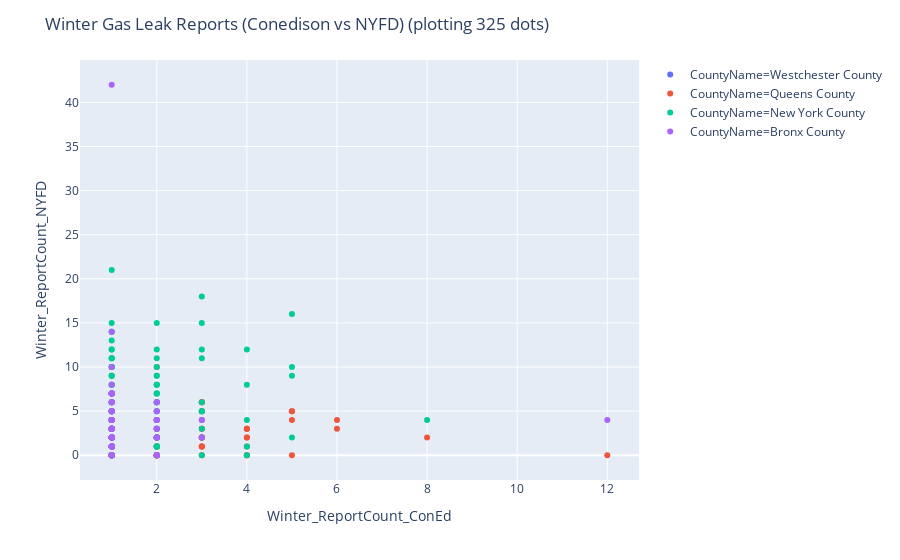

Notebook code cell kept with this figure:
### Code cell
print("------------------------ SHOWING THE SAME SCATTER PLOT ( interactive ) ------------------------")
titleStr  = "Winter Gas Leak Reports (Conedison vs NYFD) (plotting "+str(len(seasonalDF))+" dots)"
fig = px.scatter(seasonalDF, x="Winter_ReportCount_ConEd", y="Winter_ReportCount_NYFD", color="CountyName", hover_data=['Geoid', "CensusTract", "CountyName" ])
fig.update_layout(title=titleStr)
fig.show()

### Figure 1 — Plotly figure (JSON) as saved in the notebook; plotly's stock layout.template omitted (floating-point values rounded to 4 significant figures; data arrays with more than 128 entries replaced by an {"elided": "..."} marker saying what was removed)
{"data": [{"customdata": [[36119001502, 15.02, "Westchester County"], [36119010300, 103, "Westchester County"]], "hoverlabel": {"namelength": 0}, "hovertemplate": "CountyName=%{customdata[2]}<br>Winter_ReportCount_ConEd=%{x}<br>Winter_ReportCount_NYFD=%{y}<br>Geoid=%{customdata[0]}<br>CensusTract=%{customdata[1]}", "legendgroup": "CountyName=Westchester County", "marker": {"color": "#636efa", "symbol": "circle"}, "mode": "markers", "name": "CountyName=Westchester County", "showlegend": true, "type": "scatter", "x": [2, 2], "xaxis": "x", "y": [0, 0], "yaxis": "y"}, {"customdata": {"elided": "113x3 mixed values"}, "hoverlabel": {"namelength": 0}, "hovertemplate": "CountyName=%{customdata[2]}<br>Winter_ReportCount_ConEd=%{x}<br>Winter_ReportCount_NYFD=%{y}<br>Geoid=%{customdata[0]}<br>CensusTract=%{customdata[1]}", "legendgroup": "CountyName=Queens County", "marker": {"color": "#EF553B", "symbol": "circle"}, "mode": "markers", "name": "CountyName=Queens County", "showlegend": true, "type": "scatter", "x": [3, 2, 1, 4, 1, 4, 1, 6, 2, 1, 8, 1, 1, 2, 3, 1, 2, 1, 3, 4, 1, 2, 6, 2, 3, 3, 2, 5, 1, 5, 12, 2, 2, 1, 3, 2, 3, 2, 1, 2, 3, 4, 4, 3, 3, 2, 2, 2, 1, 1, 1, 1, 1, 1, 4, 2, 1, 1, 1, 2, 1, 1, 2, 5, 2, 1, 1, 1, 3, 5, 1, 1, 1, 1, 1, 1, 1, 1, 1, 2, 3, 1, 2, 1, 1, 1, 3, 1, 4, 1, 1, 2, 1, 2, 1, 1, 1, 1, 1, 2, 1, 2, 4, 3, 1, 1, 1, 1, 3, 1, 2, 1, 1], "xaxis": "x", "y": [3, 2, 3, 3, 2, 0, 0, 4, 2, 6, 2, 1, 1, 0, 6, 1, 2, 2, 1, 3, 0, 1, 3, 0, 6, 5, 0, 4, 1, 5, 0, 3, 0, 3, 3, 0, 2, 1, 3, 0, 2, 2, 1, 2, 0, 0, 1, 0, 1, 1, 2, 2, 0, 1, 3, 0, 0, 1, 5, 2, 0, 1, 10, 0, 0, 1, 5, 0, 1, 5, 0, 0, 0, 0, 1, 1, 2, 3, 0, 0, 1, 1, 2, 0, 0, 0, 5, 1, 0, 3, 2, 4, 1, 0, 3, 2, 0, 0, 2, 1, 0, 2, 2, 6, 1, 0, 2, 1, 2, 0, 0, 1, 1], "yaxis": "y"}, {"customdata": {"elided": "123x3 mixed values"}, "hoverlabel": {"namelength": 0}, "hovertemplate": "CountyName=%{customdata[2]}<br>Winter_ReportCount_ConEd=%{x}<br>Winter_ReportCount_NYFD=%{y}<br>Geoid=%{customdata[0]}<br>CensusTract=%{customdata[1]}", "legendgroup": "CountyName=New York County", "marker": {"color": "#00cc96", "symbol": "circle"}, "mode": "markers", "name": "CountyName=New York County", "showlegend": true, "type": "scatter", "x": [1, 1, 1, 2, 1, 1, 1, 1, 1, 3, 4, 1, 3, 2, 1, 2, 2, 1, 2, 1, 5, 1, 2, 3, 2, 1, 1, 1, 2, 4, 1, 2, 2, 3, 2, 1, 3, 8, 1, 2, 4, 1, 2, 3, 1, 1, 2, 1, 1, 1, 1, 1, 1, 3, 1, 1, 1, 1, 1, 1, 1, 1, 1, 3, 5, 2, 2, 2, 1, 2, 1, 2, 3, 1, 1, 1, 5, 1, 2, 2, 2, 2, 3, 4, 2, 1, 1, 1, 1, 1, 2, 1, 1, 1, 1, 2, 1, 1, 5, 2, 1, 2, 2, 1, 2, 1, 4, 1, 1, 1, 1, 1, 1, 1, 1, 1, 1, 2, 1, 1, 2, 1, 2], "xaxis": "x", "y": [4, 4, 6, 1, 21, 2, 3, 10, 10, 15, 8, 6, 3, 7, 7, 3, 9, 7, 8, 4, 2, 10, 0, 0, 2, 5, 1, 14, 10, 4, 3, 5, 1, 5, 7, 1, 6, 4, 10, 9, 12, 4, 1, 18, 15, 8, 7, 11, 4, 2, 1, 9, 2, 2, 14, 8, 1, 6, 4, 5, 7, 8, 7, 11, 10, 8, 6, 1, 3, 15, 9, 0, 12, 4, 0, 1, 9, 2, 3, 8, 4, 2, 5, 0, 6, 12, 7, 3, 5, 7, 5, 9, 0, 0, 3, 6, 0, 4, 16, 1, 11, 11, 2, 12, 4, 2, 1, 4, 11, 4, 3, 4, 13, 0, 0, 0, 5, 6, 2, 3, 2, 5, 12], "yaxis": "y"}, {"customdata": {"elided": "87x3 mixed values"}, "hoverlabel": {"namelength": 0}, "hovertemplate": "CountyName=%{customdata[2]}<br>Winter_ReportCount_ConEd=%{x}<br>Winter_ReportCount_NYFD=%{y}<br>Geoid=%{customdata[0]}<br>CensusTract=%{customdata[1]}", "legendgroup": "CountyName=Bronx County", "marker": {"color": "#ab63fa", "symbol": "circle"}, "mode": "markers", "name": "CountyName=Bronx County", "showlegend": true, "type": "scatter", "x": [12, 2, 1, 2, 1, 3, 1, 1, 2, 1, 1, 1, 1, 1, 1, 1, 2, 1, 1, 3, 2, 2, 1, 1, 2, 1, 2, 3, 1, 1, 1, 2, 1, 1, 1, 1, 1, 1, 1, 1, 1, 1, 1, 1, 1, 1, 1, 1, 1, 1, 1, 1, 2, 2, 1, 2, 1, 2, 2, 1, 1, 1, 1, 1, 2, 1, 1, 2, 1, 1, 1, 1, 1, 1, 1, 1, 1, 1, 1, 2, 1, 1, 1, 1, 2, 1, 1], "xaxis": "x", "y": [4, 6, 7, 3, 5, 2, 3, 0, 4, 0, 2, 2, 1, 3, 7, 4, 0, 2, 1, 4, 3, 2, 5, 4, 2, 42, 0, 4, 4, 2, 3, 6, 3, 4, 6, 7, 2, 5, 0, 1, 2, 3, 1, 6, 3, 3, 1, 3, 10, 3, 2, 4, 0, 2, 2, 5, 7, 2, 3, 8, 1, 7, 3, 1, 5, 2, 7, 4, 14, 6, 0, 0, 7, 2, 3, 5, 7, 2, 5, 4, 1, 2, 4, 1, 3, 1, 3], "yaxis": "y"}], "layout": {"legend": {"tracegroupgap": 0}, "margin": {"t": 60}, "title": {"text": "Winter Gas Leak Reports (Conedison vs NYFD) (plotting 325 dots)"}, "xaxis": {"anchor": "y", "domain": [0, 1], "title": {"text": "Winter_ReportCount_ConEd"}}, "yaxis": {"anchor": "x", "domain": [0, 1], "title": {"text": "Winter_ReportCount_NYFD"}}}}
